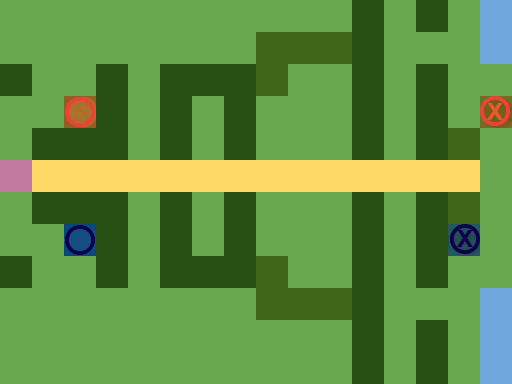

Rendered tile map (Tiled .tmx) drawn with the repository's tilesets; below, a short description and the full map source, tile grids included:
An orthogonal 16x12 tile map with 32x32 px tiles, 3 tile layers (Ground, Obstacles, Objects), 1 hidden layer not drawn.

<map version="1.0" orientation="orthogonal" renderorder="right-down" width="16" height="12" tilewidth="32" tileheight="32" nextobjectid="1">
 <tileset firstgid="1" name="TilesetPlaceholder" tilewidth="32" tileheight="32" tilecount="240" columns="10">
  <image source="../Tileset.png" width="320" height="768" />
 </tileset>
 <layer name="Ground" width="16" height="12">
  <data encoding="csv">
1,1,1,1,1,1,1,1,1,1,1,1,1,1,1,5,
1,1,1,1,1,1,1,1,1,1,1,1,1,1,1,5,
1,1,1,1,1,1,1,1,1,1,1,1,1,1,1,1,
1,1,81,1,1,1,1,1,1,1,1,1,1,1,1,1,
1,1,1,1,1,1,1,1,1,1,1,1,1,1,1,1,
3,2,2,2,2,2,2,2,2,2,2,2,2,2,2,1,
1,1,1,1,1,1,1,1,1,1,1,2,1,1,1,1,
1,1,82,1,1,1,1,1,1,1,1,1,1,1,1,1,
1,1,1,1,1,1,1,1,1,1,1,1,1,1,1,1,
1,1,1,1,1,1,1,1,1,1,1,1,1,1,1,5,
1,1,1,1,1,1,1,1,1,1,1,1,1,1,1,5,
1,1,1,1,1,1,1,1,1,1,1,1,1,1,1,5
</data>
 </layer>
 <layer name="Obstacles" width="16" height="12">
  <data encoding="csv">
0,0,0,0,0,0,0,0,0,0,0,42,0,42,0,0,
0,0,0,0,0,0,0,0,44,44,44,42,0,0,0,0,
42,0,0,42,0,42,42,42,44,0,0,42,0,42,0,0,
0,0,0,42,0,42,0,42,0,0,0,42,0,42,0,0,
0,42,42,42,0,42,0,42,0,0,0,42,0,42,44,0,
0,0,0,0,0,0,0,0,0,0,0,0,0,0,0,0,
0,42,42,42,0,42,0,42,0,0,0,42,0,42,44,0,
0,0,0,42,0,42,0,42,0,0,0,42,0,42,0,0,
42,0,0,42,0,42,42,42,44,0,0,42,0,42,0,0,
0,0,0,0,0,0,0,0,44,44,44,42,0,0,0,0,
0,0,0,0,0,0,0,0,0,0,0,42,0,42,0,0,
0,0,0,0,0,0,0,0,0,0,0,42,0,42,0,0
</data>
 </layer>
 <layer name="Objects" width="16" height="12">
  <data encoding="csv">
0,0,0,0,0,0,0,0,0,0,0,0,0,0,0,0,
0,0,0,0,0,0,0,0,0,0,0,0,0,0,0,0,
0,0,0,0,0,0,0,0,0,0,0,0,0,0,0,0,
0,0,0,0,0,0,0,0,0,0,0,0,0,0,0,181,
0,0,0,0,0,0,0,0,0,0,0,0,0,0,0,0,
0,0,0,0,0,0,0,0,0,0,0,0,0,0,0,0,
0,0,0,0,0,0,0,0,0,0,0,0,0,0,0,0,
0,0,0,0,0,0,0,0,0,0,0,0,0,0,182,0,
0,0,0,0,0,0,0,0,0,0,0,0,0,0,0,0,
0,0,0,0,0,0,0,0,0,0,0,0,0,0,0,0,
0,0,0,0,0,0,0,0,0,0,0,0,0,0,0,0,
0,0,0,0,0,0,0,0,0,0,0,0,0,0,0,0
</data>
 </layer>
 <layer name="Solution" width="16" height="12" visible="0">
  <data encoding="csv">
0,0,0,0,0,0,0,0,0,0,0,0,0,0,0,0,
0,0,0,0,0,0,0,0,0,0,0,0,0,0,0,0,
0,0,0,0,0,0,0,0,0,0,0,0,0,0,0,0,
223,223,0,0,0,0,0,0,223,0,0,0,0,0,0,223,
223,0,0,0,0,0,0,0,221,224,233,0,0,0,0,223,
0,224,233,233,233,233,233,233,233,182,182,232,233,233,233,233,
232,0,0,0,0,0,0,0,0,0,0,0,0,0,0,233,
232,232,0,0,0,0,0,0,0,0,0,0,0,0,0,0,
0,0,0,0,0,0,0,0,0,0,0,0,0,0,0,0,
0,0,0,0,0,0,0,0,0,0,0,0,0,0,0,0,
0,0,0,0,0,0,0,0,0,0,0,0,0,0,0,0,
0,0,0,0,0,0,0,0,0,0,0,0,0,0,0,0
</data>
 </layer>
</map>
